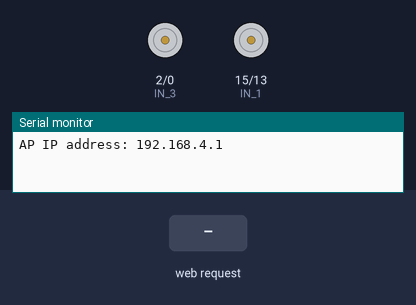
The sketch below on a simulated ESP8266 (NodeMCU). Shown: motor-driver pin pairs drawn as motors (green arrow = first pin HIGH = forward, orange = second pin HIGH = backward, longer = more drive), the last lines printed to the serial monitor. The test bench sets the inputs (shaded band).

Above: at 1.2 s.
1.3 s: HTTP request GET /?State=up received
At 2.2 s:
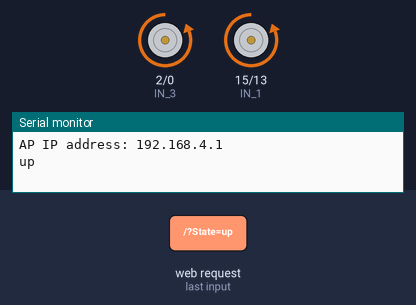
2.8 s: HTTP request GET /?State=down received
At 3.4 s:
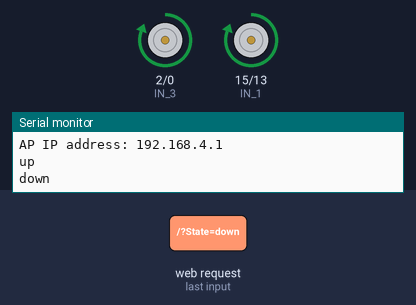
4.3 s: HTTP request GET /?State=left received
At 5.5 s:
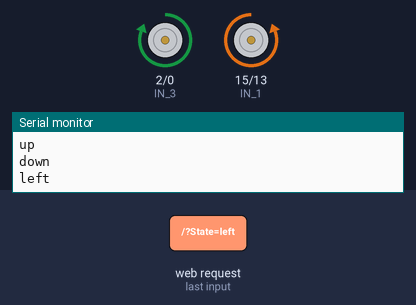
5.8 s: HTTP request GET /?State=right received
At 6.8 s:
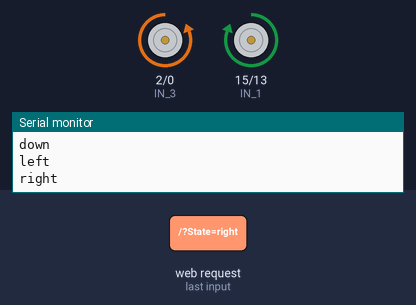
Timing chart, 0 to 8.3 s (numbered marks = the images above; inputs shaded):
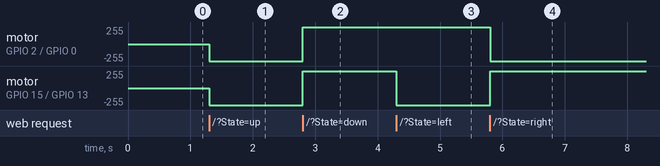

The sketch:

NodeMCU_Car.ino
```cpp
//#define ENA   14          // Enable/speed motors Right        GPIO14(D5)
//#define ENB   12          // Enable/speed motors Left         GPIO12(D6)
#define IN_1  15          // L298N in1 motors Right           GPIO15(D8)
#define IN_2  13          // L298N in2 motors Right           GPIO13(D7)
#define IN_3  2           // L298N in3 motors Left            GPIO2(D4)
#define IN_4  0           // L298N in4 motors Left            GPIO0(D3)

//Hedder Files
#include <ESP8266WiFi.h>
#include <WiFiClient.h>
#include <ESP8266WebServer.h>
void HTTP_handleRoot(void);

String command;             //String to store app command state.
//int speedCar = 800;         // 400 - 1023.
//int speed_Coeff = 3;

const char* ssid = "mom_divice";
ESP8266WebServer server(80);

void setup() {

// pinMode(ENA, OUTPUT);
 pinMode(IN_1, OUTPUT);
 pinMode(IN_2, OUTPUT);
 pinMode(IN_3, OUTPUT);
 pinMode(IN_4, OUTPUT);

  Serial.begin(9600);

// Connecting to WiFi

  WiFi.mode(WIFI_AP);
  WiFi.softAP(ssid);

  IPAddress myIP = WiFi.softAPIP();
  Serial.print("AP IP address: ");
  Serial.println(myIP);

 // Starting WEB-server
     server.on ( "/", HTTP_handleRoot );
     server.onNotFound ( HTTP_handleRoot );
     server.begin();
}

//Small function to move car UP DOwn Right Left
void goAhead(){

      digitalWrite(IN_1, LOW);
      digitalWrite(IN_2, HIGH);
     // analogWrite(ENA, speedCar);

      digitalWrite(IN_3, LOW);
      digitalWrite(IN_4, HIGH);
     // analogWrite(ENB, speedCar);
  }

void goBack(){

      digitalWrite(IN_1, HIGH);
      digitalWrite(IN_2, LOW);
     // analogWrite(ENA, speedCar);

      digitalWrite(IN_3, HIGH);
      digitalWrite(IN_4, LOW);
     // analogWrite(ENB, speedCar);
  }

void goRight(){

      digitalWrite(IN_1, HIGH);
      digitalWrite(IN_2, LOW);
     // analogWrite(ENA, speedCar);

      digitalWrite(IN_3, LOW);
      digitalWrite(IN_4, HIGH);
     // analogWrite(ENB, speedCar);
  }

void goLeft(){

      digitalWrite(IN_1, LOW);
      digitalWrite(IN_2, HIGH);
      //analogWrite(ENA, speedCar);

      digitalWrite(IN_3, HIGH);
      digitalWrite(IN_4, LOW);
      //analogWrite(ENB, speedCar);
  }


void stopRobot(){

      digitalWrite(IN_1, LOW);
      digitalWrite(IN_2, LOW);
      //analogWrite(ENA, speedCar);

      digitalWrite(IN_3, LOW);
      digitalWrite(IN_4, LOW);
      //analogWrite(ENB, speedCar);
 }

void loop() {
    server.handleClient();
    //Recive command from app and move according to it
      command = server.arg("State");
      if (command == "up") goAhead();
      else if (command == "down") goBack();
      else if (command == "left") goLeft();
      else if (command == "right") goRight();
      else if (command == "stop") stopRobot();
}

void HTTP_handleRoot(void) {

if( server.hasArg("State") ){
       Serial.println(server.arg("State"));
  }
  server.send ( 200, "text/html", "" );
  delay(1);

}
```

Measured:
- after the input at 1.3 s, motor on GPIO 2 (IN_3) / GPIO 0 (IN_4), motor on GPIO 15 (IN_1) / GPIO 13 (IN_2): stopped → backward 255/255 at once
- after the input at 2.8 s, motor on GPIO 2 (IN_3) / GPIO 0 (IN_4), motor on GPIO 15 (IN_1) / GPIO 13 (IN_2): backward 255/255 → forward 255/255 at once
- after the input at 4.3 s, motor on GPIO 15 (IN_1) / GPIO 13 (IN_2): forward 255/255 → backward 255/255 at once
- after the input at 5.8 s, motor on GPIO 2 (IN_3) / GPIO 0 (IN_4): forward 255/255 → backward 255/255 at once; motor on GPIO 15 (IN_1) / GPIO 13 (IN_2): backward 255/255 → forward 255/255 at once
